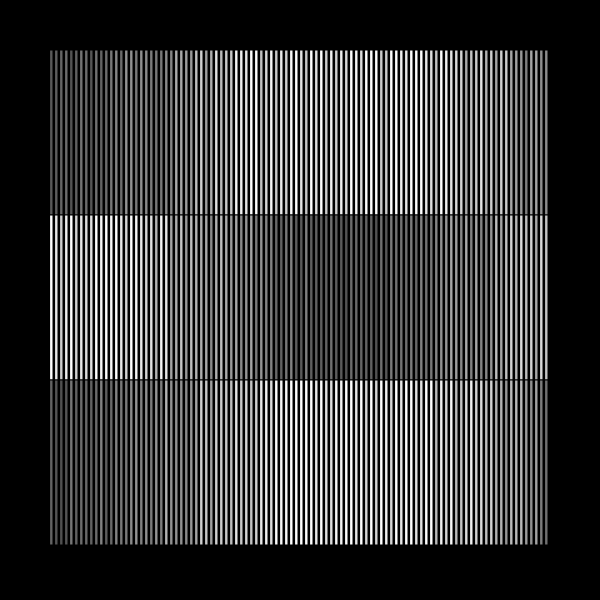
Frame 1 (no input)
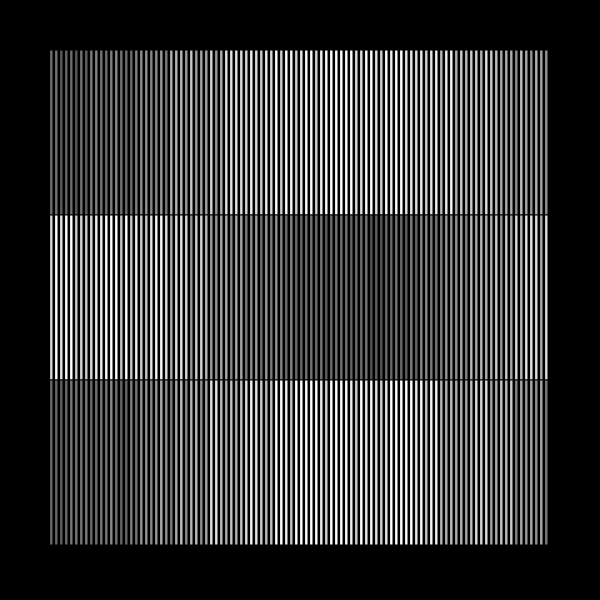
Frame 2 (the mouse pressed at the canvas centre, redrawn once)

The p5.js sketch that drew these frames (run headless with seeded random() and noise() and a simulated clock; the mouse was pressed at the canvas centre and the sketch redrawn once):

// p5.js sketch
// ── sketch.js
let nbreLines, gapLine, lineHeight, lineWidth;
let margin, bandWidth, bandHeight;

function setup() {
  createCanvas(600, 600);

  nbreLines = 100;
  margin = 50;
  bandWidth = width - 2 * margin;
  bandHeight = height - 2 * margin;
  gapLine = bandWidth / nbreLines;
  lineWidth = 3;
  lineHeight = bandHeight * 0.33;

  stroke(0);
  randomSeed(1);
  noLoop();
}

function draw() {
  background(0);

  translate(margin, margin);
  drawLines(PI);
  translate(0, lineHeight);
  drawLines(0);
  translate(0, lineHeight);
  drawLines(PI);
}

function drawLines(angleShift){
  for (let i = 0 ; i < nbreLines; i++){
    let x = i * gapLine;
    let angle = map(x, 0, width, 0, 2 * PI);
    let brightness = map(cos(angle + angleShift), -1, 1, 100, 255);
    brightness *= random(0.8, 1.2);
    fill(brightness);
    rect(x, 0, lineWidth, lineHeight);
  }
}
